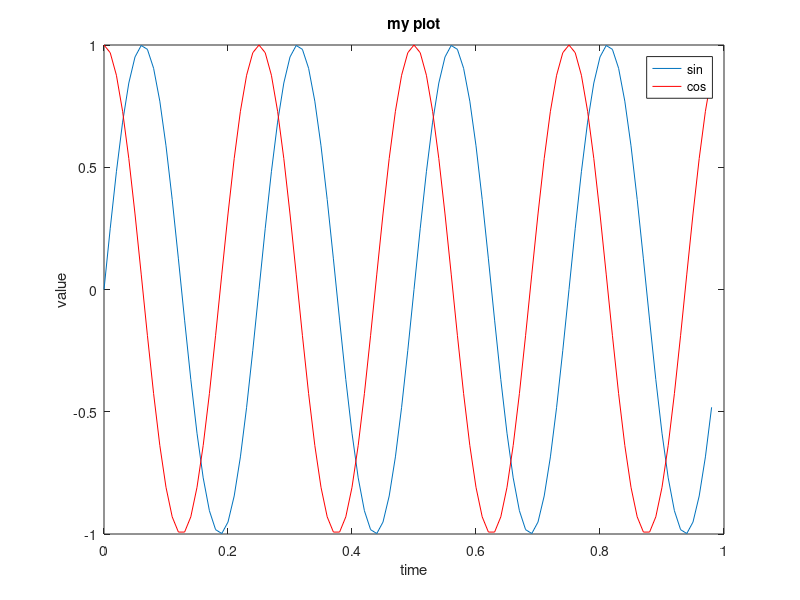
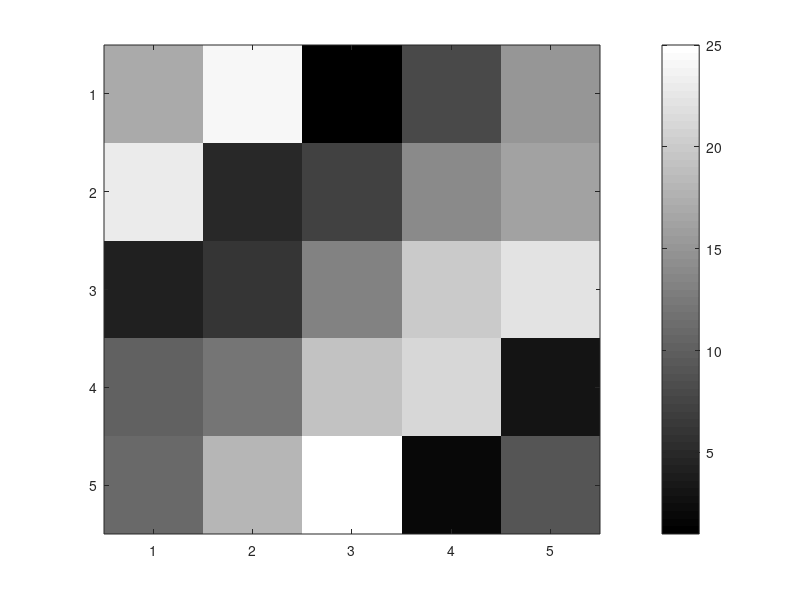

Source code (MATLAB) for these figures, in order:
t = 0:0.01:0.98;
y1 = sin(2*pi*4*t);
plot(t, y1);
y2 = cos(2*pi*4*t);
hold on % used to plot n functions in same window
plot(t, y2, 'r');
xlabel('time')
ylabel('value')
legend('sin', 'cos')
title('my plot')
print -dpng 'myPlot.png'
%see help plot
close % close figure
figure(1); plot(t, y1);
figure(2); plot(t, y2);

%divide plot into 1x2 grid, access first element
subplot(1, 2, 1);
plot(t, y1);
subplot(1, 2, 2);
plot(t, y2);

%change axis scale
axis([0.5 1 -1 1])

% clear figure
clf; 

A = magic(5);
imagesc(A), colorbar, colormap gray; % comma chaining commands




